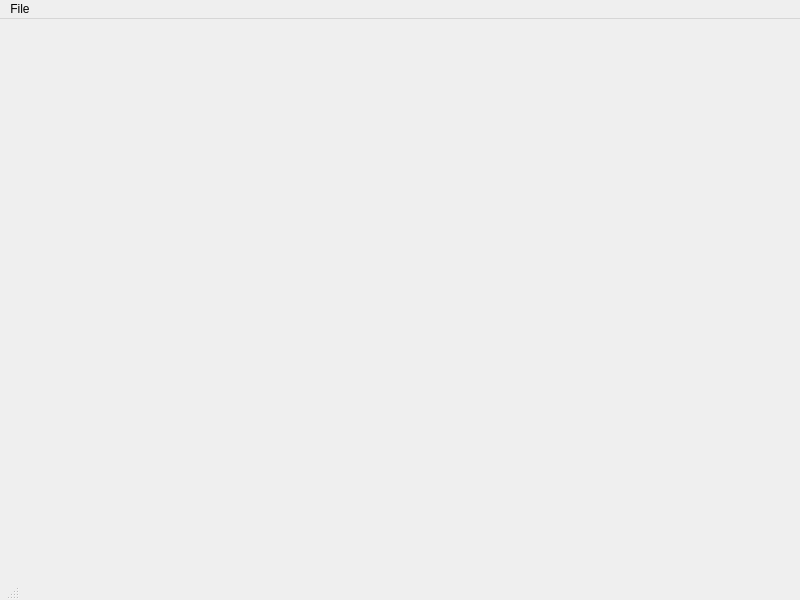
<?xml version="1.0" encoding="UTF-8"?>
<ui version="4.0">
 <class>MainWindow</class>
 <widget class="QMainWindow" name="MainWindow">
  <property name="geometry">
   <rect>
    <x>0</x>
    <y>0</y>
    <width>800</width>
    <height>600</height>
   </rect>
  </property>
  <property name="minimumSize">
   <size>
    <width>800</width>
    <height>600</height>
   </size>
  </property>
  <property name="windowTitle">
   <string>H3 Main Window</string>
  </property>
  <widget class="QWidget" name="centralwidget">
   <layout class="QGridLayout" name="gridLayout"/>
  </widget>
  <widget class="QMenuBar" name="menubar">
   <property name="geometry">
    <rect>
     <x>0</x>
     <y>0</y>
     <width>800</width>
     <height>21</height>
    </rect>
   </property>
   <widget class="QMenu" name="menuFile">
    <property name="title">
     <string>File</string>
    </property>
   </widget>
   <addaction name="menuFile"/>
  </widget>
  <widget class="QStatusBar" name="statusbar">
   <property name="sizePolicy">
    <sizepolicy hsizetype="Fixed" vsizetype="Fixed">
     <horstretch>0</horstretch>
     <verstretch>0</verstretch>
    </sizepolicy>
   </property>
   <property name="baseSize">
    <size>
     <width>800</width>
     <height>600</height>
    </size>
   </property>
  </widget>
 </widget>
 <resources/>
 <connections/>
</ui>
